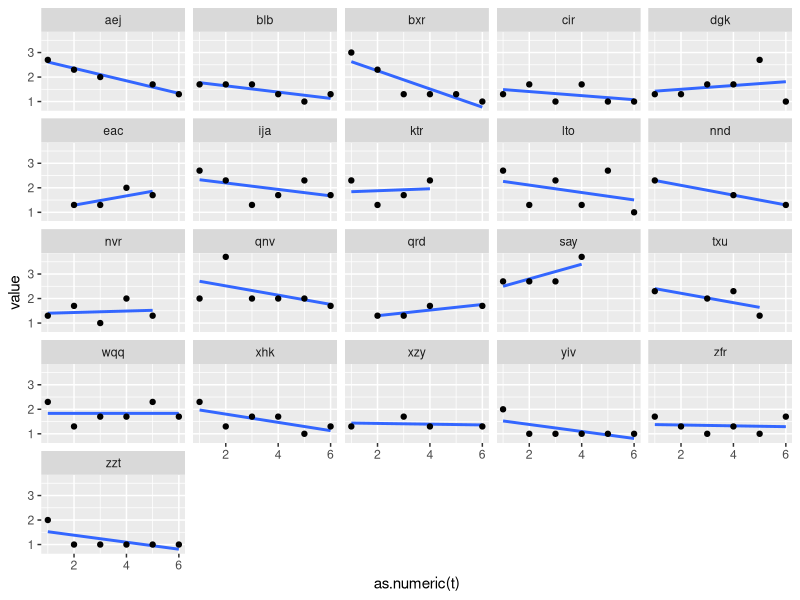
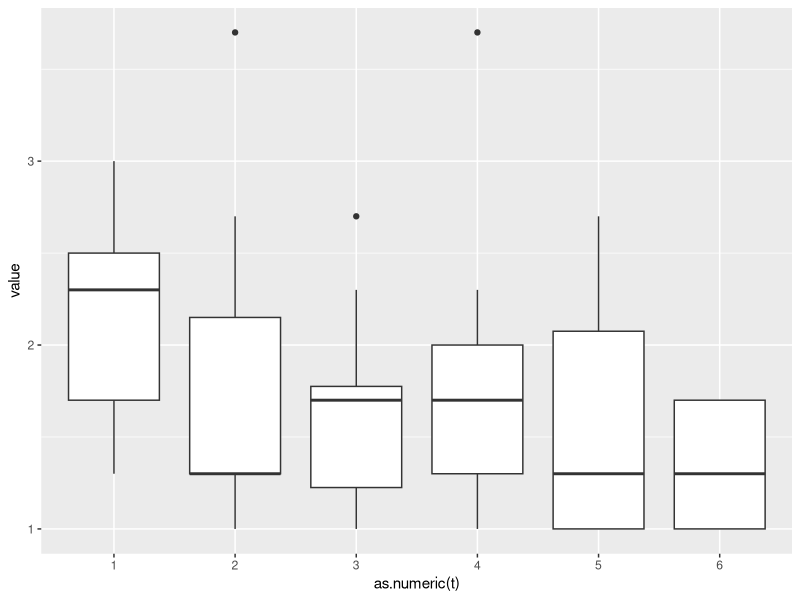

Write the R code that produced these figures, in order. (Note: this script raises an error after producing the figures.)
rm(list = ls())
library('dplyr'); library('tidyr')

# load student data
n_students <- 27
n_sessions <- 6
grades <- matrix(
  c(
NA, NA, NA, NA, NA, NA, 2.7, 1.3, 2.3, 1.3, 2.7, 1, 2.3,
1.3, 1.7, 1.7, 1, 1.3, NA, NA, NA, NA, NA, NA, NA, NA, NA,
NA, NA, NA, NA, NA, NA, NA, NA, NA, 2, 3.7, 2, 2, 2, 1.7, 2,
1, 1, 1, 1, 1, NA, 1.3, 1.3, 2, 1.7, NA, 1.3, 1.7, 1, 1.7,
1, 1, 3, 2.3, 1.3, 1.3, 1.3, 1, NA, NA, NA, NA, NA, NA, 2.3,
1.3, 1.7, 1.7, 2.3, 1.7, 1.3, NA, 1.7, 1.3, NA, 1.3, 1.3,
1.3, 1.7, 1.7, 2.7, 1, 1.3, 1.7, 1, 2, 1.3, NA, 1.7, 1.3, 1,
1.3, 1, 1.7, 2.7, 2.3, 1.3, 1.7, 2.3, 1.7, NA, NA, NA, NA,
NA, NA, 1.7, 1.7, 1.7, 1.3, 1, 1.3, 2, 1, 1, 1, 1, 1, 2.3,
1.3, 1.7, 2.3, NA, NA, NA, 1.3, 1.3, 1.7, NA, 1.7, 2.7, 2.3,
2, NA, 1.7, 1.3, 2.3, NA, NA, 1.7, NA, 1.3, 2.7, 2.7, 2.7,
3.7, NA, NA, 2.3, NA, 2, 2.3, 1.3, NA
  ),
  nrow = n_students, ncol = n_sessions, byrow = TRUE,
  dimnames = list(NULL, paste0('s', 1:n_sessions))
)
# drop inactive students
grades <- grades[!(rowSums(is.na(grades)) == n_sessions), ]
student_id <- replicate(
  nrow(grades),
  paste(
    sample(letters, 3, replace = TRUE), collapse = ""
  )
)
student_data <- data.frame(student_id = student_id, grades)
student_data <- gather(student_data, 'session', 'value', s1:s6)
student_data <- within(student_data,
  t <- ave(as.numeric(session), student_id, FUN = seq_along)
)
head(student_data)


# toy analysis
library('ggplot2')
p <- ggplot(data = student_data, aes(x = as.numeric(t), y = value))
p +
  geom_smooth(method = 'lm', se = FALSE) + geom_point() +
  facet_wrap(~student_id)
p + geom_boxplot(aes(x = as.factor(t)))
p_export <- ggplot(data = student_data, aes(x = factor(t), y = value)) +
  geom_jitter(position = position_jitter(width = .02, height = 0)) +
  stat_summary(fun.data = mean_cl_normal, fun.args = list(conf.int = .9), colour = "maroon") +
  scale_x_discrete(labels = c("1" = "08.05.", "2" = "15.05.", "3" = "22.05.", "4" = "29.05.", "5" = "12.06.", "6" = "19.06.")) +
  labs(
    y = "Note", x = "Sitzung",
    title = "Bewertungsentwicklung",
    subtitle = "Die Auswertung berücksichtigt 126 Zusammenfassungen.\nMittelwert und Konfidenzintervalle (alpha = 0.1) werden rot dargestellt."
  ) +
  theme_light() +
  theme(axis.text.x = element_text())
ggsave(
  plot = p_export,
  file = file.path("ss17", "electoral_authoritarianism", "10", "grades_development.pdf"),
  width = 7, height = 7/1.618
)
library('lme4')
fit <- lmer(
  value ~ (1 | student_id) + (1 | session), data = student_data
)
ranef(fit)

plot(density(ranef(fit)[['student_id']][, 1]))
plot(density(ranef(fit)[['session']][, 1]))


